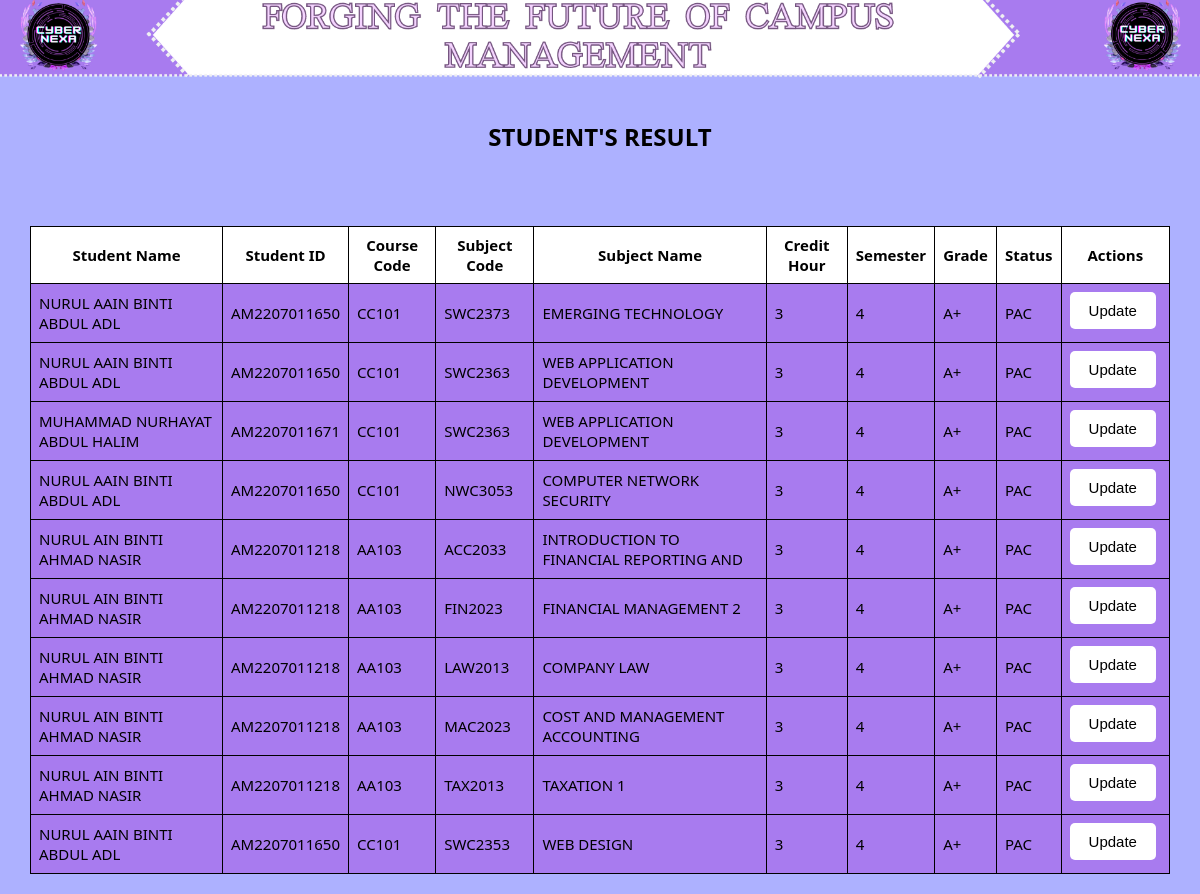
The app's page /admin_view.php with its own data.
### tables this page shows
CREATE TABLE `register` (
  `studName` varchar(40) NOT NULL,
  `courseCode` varchar(40) NOT NULL,
  `subjectCode` varchar(40) NOT NULL,
  `subjectName` varchar(40) NOT NULL,
  `creditHour` int(100) NOT NULL,
  `sem` int(100) NOT NULL,
  `grade` varchar(10) NOT NULL,
  `status` varchar(10) NOT NULL
);

CREATE TABLE `users` (
  `username` varchar(40) NOT NULL,
  `password` varchar(12) NOT NULL,
  `studName` varchar(40) NOT NULL,
  `nickname` varchar(40) NOT NULL,
  `courseCode` varchar(40) NOT NULL,
  `courseName` varchar(40) NOT NULL,
  `profile` longblob NOT NULL,
  `session` varchar(40) NOT NULL,
  `gender` varchar(15) NOT NULL,
  `semester` varchar(10) NOT NULL,
  `years` varchar(40) NOT NULL,
  `sem` int(10) NOT NULL,
  `admission` varchar(40) NOT NULL,
  `title` varchar(40) NOT NULL
);

### result.php (called while the page is built, shortened)
<?php
require 'db_connection.php';
function getAllStudentsWithUsernames() {
    global $conn;
    $sql = "SELECT r.*, u.username
            FROM register r
            JOIN users u ON r.studName = u.studName";
    $result = $conn->query($sql);
    if ($result->num_rows > 0) {
        return $result->fetch_all(MYSQLI_ASSOC);
    } else {
        return array();
    }
}
?>

### admin_view.php (the view, shortened to what this page needs)
<!DOCTYPE html>
<html lang="en">
<head>
</head>
<body background="background.png">
    <?php
    include 'result.php';
    $students = getAllStudentsWithUsernames();
    echo "<h2>STUDENT'S RESULT</h2>";
    if (!empty($students)) {
        echo "<table>";
        echo "<tr>
                <th>Student Name</th>
				<th>Student ID</th>
                <th>Course Code</th>
                <th>Subject Code</th>
                <th>Subject Name</th>
                <th>Credit Hour</th>
                <th>Semester</th>
                <th>Grade</th>
                <th>Status</th>
                <th>Actions</th>
              </tr>";
        foreach ($students as $student) {
            echo "<tr>
                    <td>{$student['studName']}</td>
					<td>{$student['username']}</td>
                    <td>{$student['courseCode']}</td>
                    <td>{$student['subjectCode']}</td>
                    <td>{$student['subjectName']}</td>
                    <td>{$student['creditHour']}</td>
                    <td>{$student['sem']}</td>
                    <td>{$student['grade']}</td>
                    <td>{$student['status']}</td>
                    <td>
                        <button class='editBtn' onclick=\"openEditModal('{$student['studName']}','{$student['studName']}')\">Update</button>
                    </td>
                  </tr>";
        }
        echo "</table>";
    } else {
        echo "No students found.";
    }
    ?>
</body>
</html>

### admin_view.php (style rules this page uses)
body { margin: 0; overflow: auto; display: flex; flex-direction: column; align-items: center; justify-content: center; width: auto; background-repeat: no-repeat; background-size: 100%; background-color: #ADB1FF; color: black; font-family: Segoe UI; margin-top: 100px; }
table { width: 95%; border-collapse: collapse; margin-bottom: 20px; }
th, td { border: 1px solid #000000; padding: 8px; text-align: left; font-size: 15px; background-color: #A87BEF; }
th { background-color: #FFFFFF; text-align: center; }
.editBtn { background-color: white; color: black; border: none; cursor: pointer; padding: 10px 19px; border-radius: 5px ; font-size: 15px; opacity: 1.0; margin-right: 5px; margin-bottom: 5px; }
.editBtn:hover, #backBtn:hover, { opacity: 0.5; }

### records on screen
register: studName "NURUL AAIN BINTI ABDUL ADL", users.username "AM2207011650", courseCode "CC101", subjectCode "SWC2373", subjectName "EMERGING TECHNOLOGY", creditHour "3", sem "4", grade "A+", status "PAC"
register: studName "NURUL AAIN BINTI ABDUL ADL", users.username "AM2207011650", courseCode "CC101", subjectCode "SWC2363", subjectName "WEB APPLICATION DEVELOPMENT", creditHour "3", sem "4", grade "A+", status "PAC"
register: studName "MUHAMMAD NURHAYAT ABDUL HALIM", users.username "AM2207011671", courseCode "CC101", subjectCode "SWC2363", subjectName "WEB APPLICATION DEVELOPMENT", creditHour "3", sem "4", grade "A+", status "PAC"
register: studName "NURUL AAIN BINTI ABDUL ADL", users.username "AM2207011650", courseCode "CC101", subjectCode "NWC3053", subjectName "COMPUTER NETWORK SECURITY", creditHour "3", sem "4", grade "A+", status "PAC"
register: studName "NURUL AIN BINTI AHMAD NASIR", users.username "AM2207011218", courseCode "AA103", subjectCode "ACC2033", subjectName "INTRODUCTION TO FINANCIAL REPORTING AND", creditHour "3", sem "4", grade "A+", status "PAC"
register: studName "NURUL AIN BINTI AHMAD NASIR", users.username "AM2207011218", courseCode "AA103", subjectCode "FIN2023", subjectName "FINANCIAL MANAGEMENT 2", creditHour "3", sem "4", grade "A+", status "PAC"
register: studName "NURUL AIN BINTI AHMAD NASIR", users.username "AM2207011218", courseCode "AA103", subjectCode "LAW2013", subjectName "COMPANY LAW", creditHour "3", sem "4", grade "A+", status "PAC"
register: studName "NURUL AIN BINTI AHMAD NASIR", users.username "AM2207011218", courseCode "AA103", subjectCode "MAC2023", subjectName "COST AND MANAGEMENT ACCOUNTING", creditHour "3", sem "4", grade "A+", status "PAC"
register: studName "NURUL AIN BINTI AHMAD NASIR", users.username "AM2207011218", courseCode "AA103", subjectCode "TAX2013", subjectName "TAXATION 1", creditHour "3", sem "4", grade "A+", status "PAC"
register: studName "NURUL AAIN BINTI ABDUL ADL", users.username "AM2207011650", courseCode "CC101", subjectCode "SWC2353", subjectName "WEB DESIGN", creditHour "3", sem "4", grade "A+", status "PAC"
